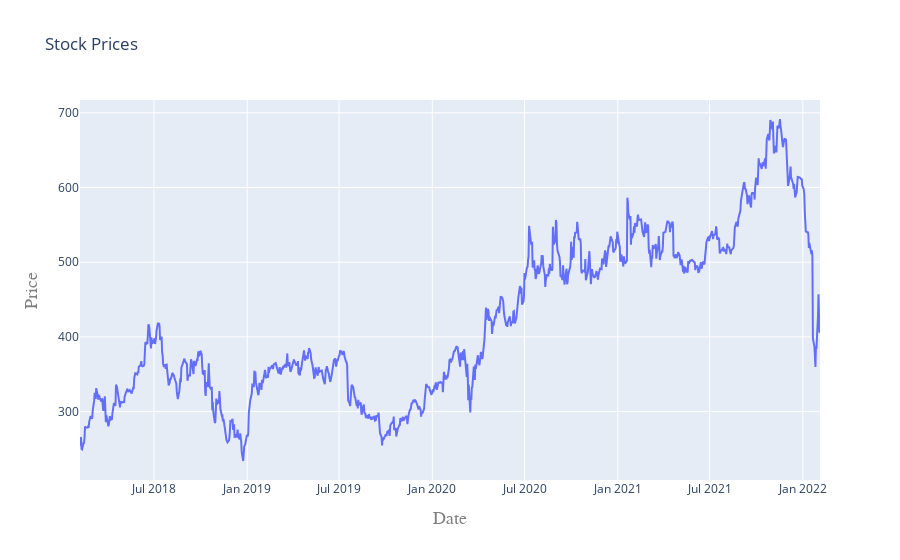

This figure's notebook cell:
### Code cell
#plot(plot) #plotting offline
iplot(plot)

### Figure 1 — Plotly figure (JSON) as saved in the notebook; plotly's stock layout.template omitted (floating-point values rounded to 4 significant figures; data arrays with more than 128 entries replaced by an {"elided": "..."} marker saying what was removed)
{"data": [{"type": "scatter", "x": {"elided": "1009 str values"}, "y": {"elided": "1009 float values"}}], "layout": {"autosize": true, "dragmode": "pan", "title": {"text": "Stock Prices"}, "xaxis": {"autorange": true, "range": ["2018-02-05", "2022-02-04"], "title": {"font": {"color": "#7f7f7f", "family": "Courier New, monospace", "size": 18}, "text": "Date"}, "type": "date"}, "yaxis": {"autorange": true, "range": [208.4, 717.1], "title": {"font": {"color": "#7f7f7f", "family": "Courier New, monospace", "size": 18}, "text": "Price"}, "type": "linear"}}}
